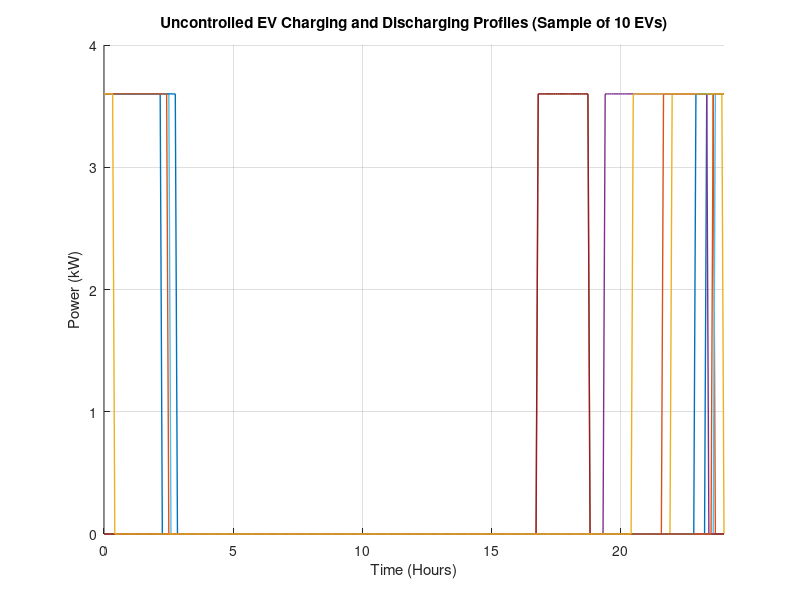

Write MATLAB code to recreate this figure.
clc; clear; close all;

%% Parameters
numEV = 567; % Number of EVs
timestep = 288; % 5-minute intervals for a 24-hour period
batteryCap = 40; % kWh, Nissan Leaf battery capacity
chargingPower = 3.6; % kW, single-phase charger
dischargingPower = -3.2544; % kW, V2G discharge
chargingEfficiency = 0.90; % 90% charging efficiency
dischargingEfficiency = 0.904; % 90.4% discharging efficiency
soC_init = rand(numEV, 1) * 0.5 + 0.2; % Initial SOC between 20% and 70%

% Define possible charging and discharging durations
chargeDurations = 2:4; % Hours converted into time steps later
dischargeDurations = 2:4; % Same as charge durations
ChargingStartRange = 192:288; % Possible charging start times
DischargingStartRange = 216:240; % Possible discharging start times

% Initialize EV load profile (each row is an EV, each column is a timestep)
EVprofiles = zeros(numEV, timestep);

%% Monte Carlo Simulation
for i = 1:numEV
    % Randomly decide whether the EV charges (0) or discharges (1)
    userChoice = randi([0, 1]);

    % Calculate available energy for charging/discharging
    chargeLeft = batteryCap * (1 - soC_init(i));

        chargeStart = randsample(ChargingStartRange, 1);
        chargeDuration = randsample(chargeDurations, 1) * 12; % Convert hours to 5-min steps
        
        % Apply charge profile
        for t = 0:chargeDuration-1
            currentIndex = mod(chargeStart + t - 1, timestep) + 1;
            EVprofiles(i, currentIndex) = chargingPower;
        end
    % end
end

%% Plot Individual EV Profiles
figure;
hold on;
for i = 1:10 % Plot only 10 random EVs for visualization
    plot(linspace(0, 24, timestep), EVprofiles(i, :), 'LineWidth', 1);
end
xlabel('Time (Hours)');
ylabel('Power (kW)');
title('Uncontrolled EV Charging and Discharging Profiles (Sample of 10 EVs)');
grid on;
xlim([0 24]);
